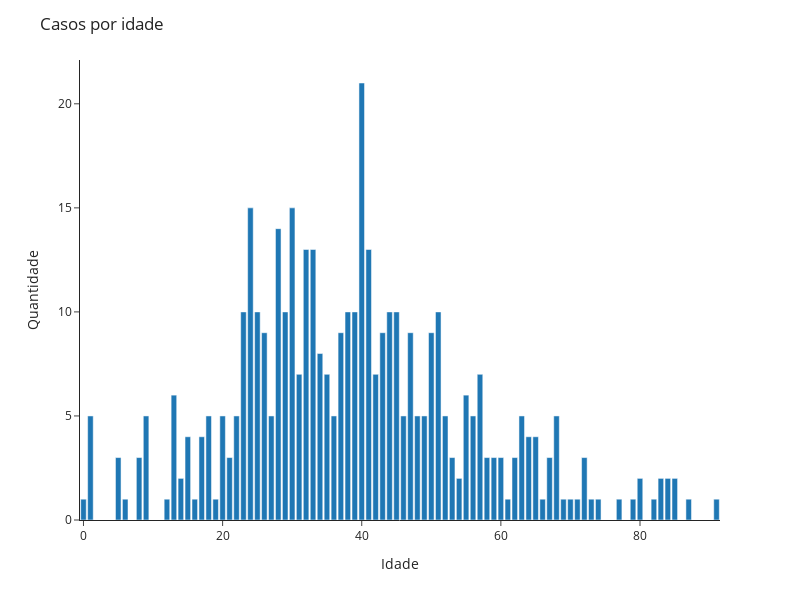

The notebook cell saved with this chart:
### Markdown cell above
Neste gráfico temos a distruibuição de casos por idade. Usando o auxilio visual, percebemos que quanto mais quente a cor, mas casos teve naquela idade, sendo assim o oposto também vale, quanto mais fria a cor, menos casos.

### Code cell
px.bar(data_frame=age_cases, x='Idade', y='Quantidade', width=800, height=600).update_layout(title_text='Casos por idade')

### Figure 1 — Plotly figure (JSON) as saved in the notebook; plotly's stock layout.template omitted (floating-point values rounded to 4 significant figures)
{"data": [{"alignmentgroup": "True", "hovertemplate": "Idade=%{x}<br>Quantidade=%{y}<extra></extra>", "legendgroup": "", "marker": {"color": "#1F77B4"}, "name": "", "offsetgroup": "", "orientation": "v", "showlegend": false, "textposition": "auto", "type": "bar", "x": [51, 42, 26, 36, 57, 41, 35, 43, 32, 28, 52, 44, 68, 34, 17, 25, 40, 38, 66, 45, 39, 33, 67, 24, 6, 30, 1, 8, 54, 47, 74, 37, 65, 0, 27, 20, 64, 31, 46, 23, 29, 50, 49, 70, 21, 55, 59, 63, 5, 53, 60, 61, 22, 72, 79, 85, 56, 13, 58, 18, 9, 91, 19, 83, 48, 87, 84, 80, 69, 62, 15, 16, 14, 73, 71, 12, 77, 82], "xaxis": "x", "y": [10, 7, 9, 5, 7, 13, 7, 9, 13, 14, 5, 10, 5, 8, 4, 10, 21, 10, 1, 10, 10, 13, 3, 15, 1, 15, 5, 3, 2, 9, 1, 9, 4, 1, 5, 5, 4, 7, 5, 10, 10, 9, 5, 1, 3, 6, 3, 5, 3, 3, 3, 1, 5, 3, 1, 2, 5, 6, 3, 5, 5, 1, 1, 2, 5, 1, 2, 2, 1, 3, 4, 1, 2, 1, 1, 1, 1, 1], "yaxis": "y"}], "layout": {"barmode": "relative", "height": 600, "legend": {"tracegroupgap": 0}, "margin": {"t": 60}, "title": {"text": "Casos por idade"}, "width": 800, "xaxis": {"anchor": "y", "domain": [0, 1], "title": {"text": "Idade"}}, "yaxis": {"anchor": "x", "domain": [0, 1], "title": {"text": "Quantidade"}}}}
